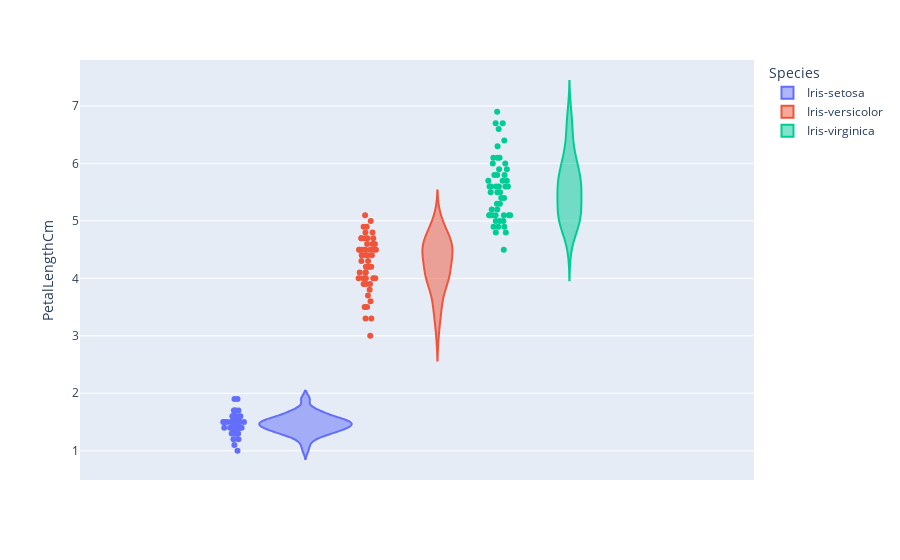

Source (notebook cell):
### Code cell
px.violin(df,y="PetalLengthCm",color='Species',points='all')

### Figure 1 — Plotly figure (JSON) as saved in the notebook; plotly's stock layout.template omitted (floating-point values rounded to 4 significant figures)
{"data": [{"alignmentgroup": "True", "box": {"visible": false}, "hovertemplate": "Species=Iris-setosa<br>PetalLengthCm=%{y}<extra></extra>", "legendgroup": "Iris-setosa", "marker": {"color": "#636efa"}, "name": "Iris-setosa", "offsetgroup": "Iris-setosa", "orientation": "v", "points": "all", "scalegroup": "True", "showlegend": true, "type": "violin", "x0": " ", "xaxis": "x", "y": [1.4, 1.4, 1.3, 1.5, 1.4, 1.7, 1.4, 1.5, 1.4, 1.5, 1.5, 1.6, 1.4, 1.1, 1.2, 1.5, 1.3, 1.4, 1.7, 1.5, 1.7, 1.5, 1, 1.7, 1.9, 1.6, 1.6, 1.5, 1.4, 1.6, 1.6, 1.5, 1.5, 1.4, 1.5, 1.2, 1.3, 1.5, 1.3, 1.5, 1.3, 1.3, 1.3, 1.6, 1.9, 1.4, 1.6, 1.4, 1.5, 1.4], "y0": " ", "yaxis": "y"}, {"alignmentgroup": "True", "box": {"visible": false}, "hovertemplate": "Species=Iris-versicolor<br>PetalLengthCm=%{y}<extra></extra>", "legendgroup": "Iris-versicolor", "marker": {"color": "#EF553B"}, "name": "Iris-versicolor", "offsetgroup": "Iris-versicolor", "orientation": "v", "points": "all", "scalegroup": "True", "showlegend": true, "type": "violin", "x0": " ", "xaxis": "x", "y": [4.7, 4.5, 4.9, 4, 4.6, 4.5, 4.7, 3.3, 4.6, 3.9, 3.5, 4.2, 4, 4.7, 3.6, 4.4, 4.5, 4.1, 4.5, 3.9, 4.8, 4, 4.9, 4.7, 4.3, 4.4, 4.8, 5, 4.5, 3.5, 3.8, 3.7, 3.9, 5.1, 4.5, 4.5, 4.7, 4.4, 4.1, 4, 4.4, 4.6, 4, 3.3, 4.2, 4.2, 4.2, 4.3, 3, 4.1], "y0": " ", "yaxis": "y"}, {"alignmentgroup": "True", "box": {"visible": false}, "hovertemplate": "Species=Iris-virginica<br>PetalLengthCm=%{y}<extra></extra>", "legendgroup": "Iris-virginica", "marker": {"color": "#00cc96"}, "name": "Iris-virginica", "offsetgroup": "Iris-virginica", "orientation": "v", "points": "all", "scalegroup": "True", "showlegend": true, "type": "violin", "x0": " ", "xaxis": "x", "y": [6, 5.1, 5.9, 5.6, 5.8, 6.6, 4.5, 6.3, 5.8, 6.1, 5.1, 5.3, 5.5, 5, 5.1, 5.3, 5.5, 6.7, 6.9, 5, 5.7, 4.9, 6.7, 4.9, 5.7, 6, 4.8, 4.9, 5.6, 5.8, 6.1, 6.4, 5.6, 5.1, 5.6, 6.1, 5.6, 5.5, 4.8, 5.4, 5.6, 5.1, 5.1, 5.9, 5.7, 5.2, 5, 5.2, 5.4, 5.1], "y0": " ", "yaxis": "y"}], "layout": {"legend": {"title": {"text": "Species"}, "tracegroupgap": 0}, "margin": {"t": 60}, "violinmode": "group", "xaxis": {"anchor": "y", "domain": [0, 1]}, "yaxis": {"anchor": "x", "domain": [0, 1], "title": {"text": "PetalLengthCm"}}}}
